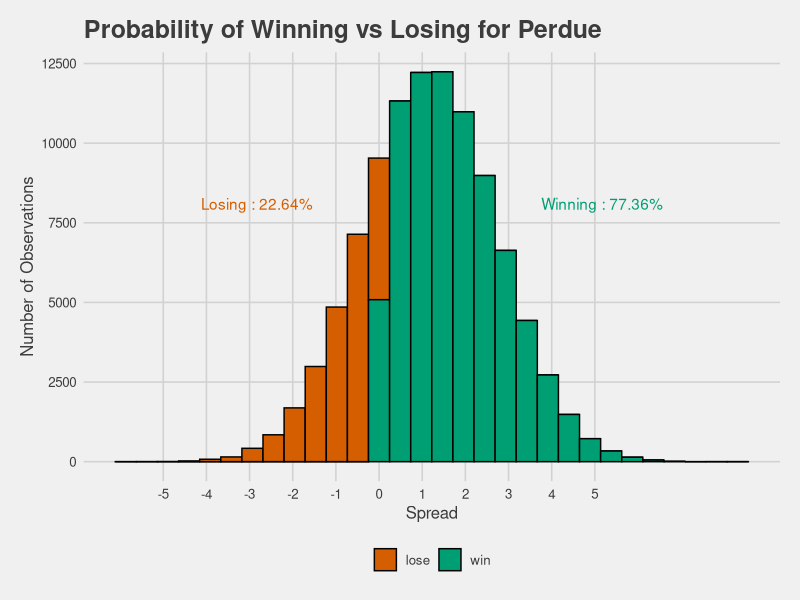
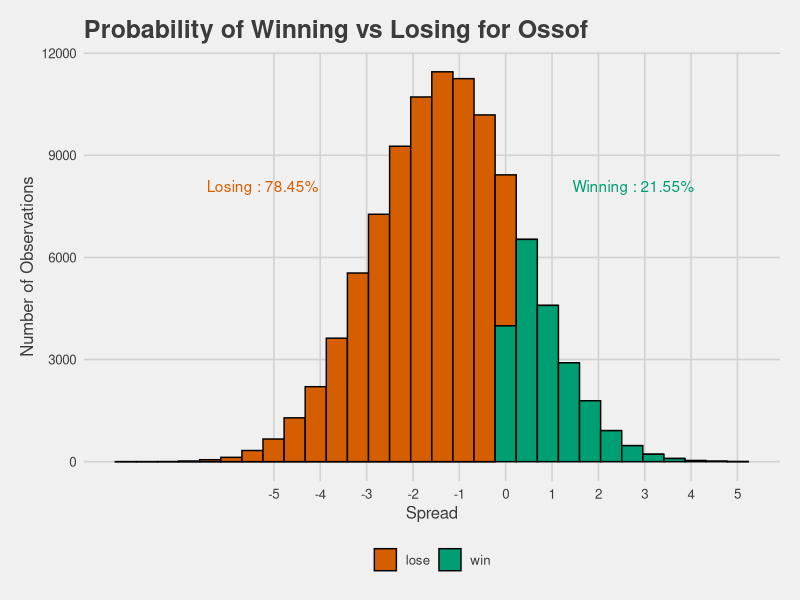

R code for these plots, in order:
## ---- chunk 1
library(tidyverse)
library(reshape2)
library(scales)
## ---- chunk 2
boot_data <- read.csv(here::here("Data", "bootData.csv"))

boot_spread <- map(1:10000, ~sample(boot_data$actual_spread, size = length(boot_data), replace = TRUE)) %>%
  map_dbl(mean)

boot_spread <- melt(boot_spread)
## ---- chunk 3
fit <- MASS:: fitdistr(boot_spread$value, "normal")
## ---- chunk 4
## Set up for computing the distributions of spreads in regards to jon ossoff

n <- 100000

empty_vec <- rep((boot_data %>%
                    group_by(candidate_name) %>%
                    summarise(average_spread = mean(actual_spread)) %>%
                    filter(candidate_name == "David A. Perdue") %>%
                    select(average_spread)), n) %>%
                    flatten_dbl()

#This is where the actual predictions are now taking place

Perdue <- (as.numeric(fit$estimate[2]) * rnorm(n, as.numeric(fit$estimate[1]), 
                                                     as.numeric(fit$estimate[2]))) + empty_vec 
## ---- chunk 5
# in terms of ossof
empty_vec_ossof <- rep((boot_data %>%
                    group_by(candidate_name) %>%
                    summarise(average_spread = mean(actual_spread)) %>%
                    filter(candidate_name == "Jon Ossoff") %>%
                    select(average_spread)), n) %>%
                    flatten_dbl()

#This is where the actual predictions are now taking place

Ossof <- (as.numeric(fit$estimate[2]) * rnorm(n, as.numeric(fit$estimate[1]), 
                                                     as.numeric(fit$estimate[2]))) + empty_vec_ossof 
## ---- chunk 6
combined_probs <- melt(as.data.frame(cbind(Perdue, Ossof)))
combined_probs <- combined_probs %>% 
  group_by(variable) %>%
  mutate_at(vars(variable), as.character) %>%
  mutate(wining_color = case_when((variable == "Perdue" & value > 0) ~ "win",
                                   (variable == "Perdue" & value < 0) ~ "lose",
                                   (variable == "Ossof" & value > 0) ~ "win",
                                   (variable == "Ossof" & value < 0) ~ "lose"))
  #mutate(color_perdue = ifelse(value > 0, "red", "blue")) %>%
  #mutate(color_ossof = ifelse(variable 0 & value > 0, "blue", "red"))
combined_probs <- combined_probs %>%
  mutate(prob_winning = case_when((variable == "Perdue" & 
                                    wining_color == "win" ~ 
                                    length(which(Perdue > 0)) / n),
                                  (variable == "Perdue" & 
                                    wining_color == "lose" ~ 
                                    length(which(Perdue < 0)) / n),
                                  (variable == "Ossof" & 
                                    wining_color == "win" ~ 
                                    length(which(Ossof > 0)) / n),
                                  (variable == "Ossof" & 
                                    wining_color == "lose" ~ 
                                    length(which(Ossof < 0)) / n)))
## ---- chunk 7
as.numeric(combined_probs %>% filter(variable == "Perdue") %>% summarise(max = max(value)) %>% flatten_chr())[2]
## ---- chunk 8
probability_winning_plot <- function(candidate){
ggplot((combined_probs %>% filter(variable == sprintf(candidate))), aes(value)) +
  geom_histogram(aes(fill = wining_color), color = "black", bins = 30) +
  ggthemes::theme_fivethirtyeight() +
  theme(axis.title = element_text()) + xlab("Spread") + ylab("Number of Observations") +
  theme(legend.title = element_blank()) +
  scale_x_continuous(breaks = c(-5:5)) +
  labs(title = sprintf("Probability of Winning vs Losing for %s", candidate)) +
  scale_fill_manual(values = c("#D55E00", "#009E73")) +
  annotate(geom = "text", x = (as.numeric(combined_probs %>% 
                                           filter(variable == candidate) %>% 
                                           summarise(average = mean(value)) %>% 
                                           flatten_chr())[2]) + 4, 
                          y = 8100, 
           label = sprintf("Winning : %s", 
                           combined_probs %>% 
                             filter(wining_color == "win" & variable == candidate) %>% 
                             summarise(label_percent(accuracy = 0.01)(mean(prob_winning))) %>% 
                             select(-variable) %>% flatten_chr()),
           color = "#009E73") +
  annotate(geom = "text", x = (as.numeric(combined_probs %>% 
                                           filter(variable == candidate) %>% 
                                           summarise(average = mean(value)) %>% 
                                           flatten_chr())[2]) - 4,
                          y = 8100, label = sprintf("Losing : %s", 
                           combined_probs %>% 
                             filter(wining_color == "lose" & variable == candidate) %>% 
                             summarise(label_percent(accuracy = 0.01)(mean(prob_winning))) %>% 
                             select(-variable) %>% flatten_chr()), 
           color = "#D55E00")
}
## ---- chunk 9
probability_winning_plot("Perdue")
## ---- chunk 10
probability_winning_plot("Ossof")
